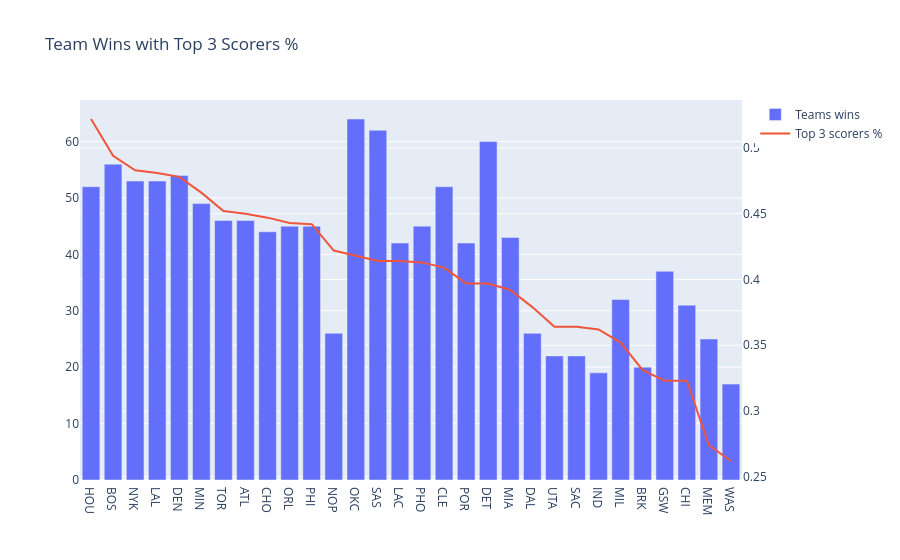

The notebook cell this image was saved under:
### Code cell
## % of points from top 3 scorers — bar chart by team

query = """
SELECT top_3.team, stand.wins, top_3.pts_top_3, team_total.total_pts, 
ROUND(top_3.pts_top_3/team_total.total_pts::numeric, 3) as pct_top_3 FROM
(SELECT team, ROUND(SUM(pts)::numeric,0) as pts_top_3 FROM
(SELECT player, team, pts, games,
RANK() OVER (PARTITION BY team ORDER BY pts DESC) as rank_total_pts
FROM player_stats as ps) as sub
WHERE rank_total_pts <= 3
GROUP BY team) top_3 
JOIN
(SELECT team, ROUND(SUM(pts)::numeric, 0) as total_pts
FROM player_stats
GROUP BY team) team_total ON top_3.team = team_total.team
JOIN
(SELECT wins, team_abbrev
FROM Standings) stand ON team_total.team = stand.team_abbrev
ORDER BY pct_top_3 DESC
"""
df_top3_score_pct = pd.read_sql(query, engine)


#fig = px.bar(df_top3_score_pct, x='team', y='wins', labels = {'team': 'Team','wins': 'Wins', 'pct_top_3': 'Top 3 scorers %'})
#fig.show()

fig = go.Figure(
    data=go.Bar(x=df_top3_score_pct['team'], y=df_top3_score_pct['wins'], name = 'Teams wins')
)
fig.add_trace(go.Scatter(
              x=df_top3_score_pct['team'], y=df_top3_score_pct['pct_top_3'],yaxis ='y2', name="Top 3 scorers %")
)

fig.update_layout(
    title = 'Team Wins with Top 3 Scorers %',
    yaxis2=dict(
        overlaying='y',
        side='right'
    )
)
fig.show()

### Figure 1 — Plotly figure (JSON) as saved in the notebook; plotly's stock layout.template omitted (floating-point values rounded to 4 significant figures)
{"data": [{"name": "Teams wins", "type": "bar", "x": ["HOU", "BOS", "NYK", "LAL", "DEN", "MIN", "TOR", "ATL", "CHO", "ORL", "PHI", "NOP", "OKC", "SAS", "LAC", "PHO", "CLE", "POR", "DET", "MIA", "DAL", "UTA", "SAC", "IND", "MIL", "BRK", "GSW", "CHI", "MEM", "WAS"], "y": [52, 56, 53, 53, 54, 49, 46, 46, 44, 45, 45, 26, 64, 62, 42, 45, 52, 42, 60, 43, 26, 22, 22, 19, 32, 20, 37, 31, 25, 17]}, {"name": "Top 3 scorers %", "type": "scatter", "x": ["HOU", "BOS", "NYK", "LAL", "DEN", "MIN", "TOR", "ATL", "CHO", "ORL", "PHI", "NOP", "OKC", "SAS", "LAC", "PHO", "CLE", "POR", "DET", "MIA", "DAL", "UTA", "SAC", "IND", "MIL", "BRK", "GSW", "CHI", "MEM", "WAS"], "y": [0.522, 0.494, 0.483, 0.481, 0.478, 0.466, 0.452, 0.45, 0.447, 0.443, 0.442, 0.422, 0.418, 0.414, 0.414, 0.413, 0.409, 0.397, 0.397, 0.392, 0.379, 0.364, 0.364, 0.362, 0.352, 0.331, 0.323, 0.323, 0.274, 0.262], "yaxis": "y2"}], "layout": {"title": {"text": "Team Wins with Top 3 Scorers %"}, "yaxis2": {"overlaying": "y", "side": "right"}}}
